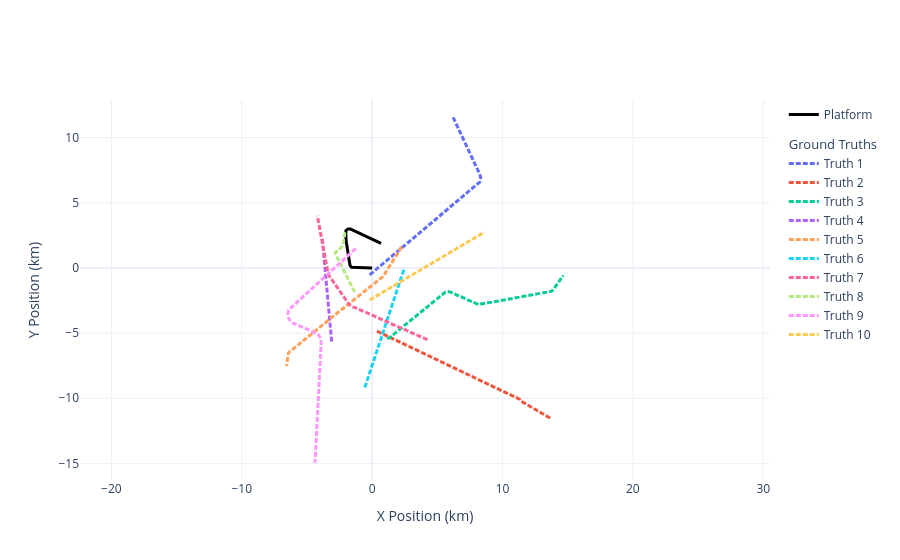

Notebook code for this chart:
### Markdown cell above
## Ground Truth Setup and Generation

We generate `num_targets` target trajectories, each with random piecewise maneuvers and independent signal metadata.

Cartesian truths are then converted to relative-bearing truths for BTR overlays, and `plot_world` is used to inspect geometry.

### Code cell
from nereus.plotter import plot_world

target_truths = []
relative_bearing_truths = []
target_signal_metadata = []

default_straight_model = CombinedLinearGaussianTransitionModel(
    [ConstantVelocity(0.0), ConstantVelocity(0.0), ConstantVelocity(0.0)]
)

for _ in range(num_targets):
    target_start_vector = random_start_vector(x_lim, (-10.5, 10.5), y_lim, (-10.5, 10.5))
    maneuver_models, maneuver_durations = generate_random_manoeuvres(
        total_duration_s=total_duration_s,
        timestep_s=time_interval.total_seconds(),
        min_leg_duration_s=60.0,
        max_leg_duration_s=300.0,
        maneuver_prob=0.20,
    )

    if not maneuver_models:
        maneuver_models = [default_straight_model]
        maneuver_durations = [timedelta(seconds=total_duration_s)]

    metadata = {
        "position_mapping": [0, 2, 4],
        "velocity_mapping": [1, 3, 5],
        "amplitudes_upa": 10 ** (np.random.uniform(87, 102, 4) / 20),
        "frequencies_hz": np.random.uniform(25.0, 200.0, 4),
        "phases_rad": np.random.uniform(0.0, 2.0 * np.pi, 4),
        "tonal_bandwidth_hz": np.random.uniform(0.5, 2.0),
        "noise_amplitude_upa": 10 ** (np.random.uniform(75, 85) / 20),
        "noise_spectral_exponent": -1.0,
    }
    target_signal_metadata.append(metadata)

    step_counts = [int(round(d.total_seconds() / time_interval.total_seconds()))
                   for d in maneuver_durations]
    cumulative_steps = np.cumsum([0] + step_counts)

    states = [GroundTruthState(target_start_vector, timestamp=start_time, metadata=metadata)]
    manoeuvre_idx = 0

    for i, timestamp in enumerate(timesteps[1:], start=1):
        while manoeuvre_idx + 1 < len(cumulative_steps) - 1 and \
            i >= cumulative_steps[manoeuvre_idx + 1]:
            manoeuvre_idx += 1

        transition_model = maneuver_models[min(manoeuvre_idx, len(maneuver_models) - 1)]
        dt = timestamp - states[-1].timestamp
        next_state_vector = transition_model.function(states[-1], noise=False, time_interval=dt)
        states.append(GroundTruthState(next_state_vector, timestamp=timestamp, metadata=metadata))

    truth_path = GroundTruthPath(states)
    target_truths.append(truth_path)

    bearing_states = []
    for state in truth_path:
        platform_state = platform.get_platform_state_at(state.timestamp)
        reference_xy = np.mean(platform_state.array.state_vector, axis=1)[:2]
        target_xy = np.array([float(state.state_vector[0]), float(state.state_vector[2])])
        relative_xy = target_xy - reference_xy
        bearing = np.arctan2(relative_xy[1], relative_xy[0])
        bearing_states.append(GroundTruthState(np.array([bearing]), timestamp=state.timestamp))

    relative_bearing_truths.append(GroundTruthPath(bearing_states))

plot_world(truths=target_truths, platform=platform).show()

### Figure 1 — Plotly figure (JSON) as saved in the notebook; plotly's stock layout.template omitted (floating-point values rounded to 4 significant figures; data arrays with more than 128 entries replaced by an {"elided": "..."} marker saying what was removed)
{"data": [{"legendgroup": "platform", "line": {"color": "black", "width": 3}, "mode": "lines", "name": "Platform", "type": "scatter", "x": {"elided": "300 float values"}, "y": {"elided": "300 float values"}}, {"legendgroup": "truths", "legendgrouptitle": {"text": "Ground Truths"}, "line": {"color": "#636EFA", "dash": "5px,2px", "width": 3}, "mode": "lines", "name": "Truth 1", "type": "scatter", "x": {"elided": "300 float values"}, "y": {"elided": "300 float values"}}, {"legendgroup": "truths", "line": {"color": "#EF553B", "dash": "5px,2px", "width": 3}, "mode": "lines", "name": "Truth 2", "type": "scatter", "x": {"elided": "300 float values"}, "y": {"elided": "300 float values"}}, {"legendgroup": "truths", "line": {"color": "#00CC96", "dash": "5px,2px", "width": 3}, "mode": "lines", "name": "Truth 3", "type": "scatter", "x": {"elided": "300 float values"}, "y": {"elided": "300 float values"}}, {"legendgroup": "truths", "line": {"color": "#AB63FA", "dash": "5px,2px", "width": 3}, "mode": "lines", "name": "Truth 4", "type": "scatter", "x": {"elided": "300 float values"}, "y": {"elided": "300 float values"}}, {"legendgroup": "truths", "line": {"color": "#FFA15A", "dash": "5px,2px", "width": 3}, "mode": "lines", "name": "Truth 5", "type": "scatter", "x": {"elided": "300 float values"}, "y": {"elided": "300 float values"}}, {"legendgroup": "truths", "line": {"color": "#19D3F3", "dash": "5px,2px", "width": 3}, "mode": "lines", "name": "Truth 6", "type": "scatter", "x": {"elided": "300 float values"}, "y": {"elided": "300 float values"}}, {"legendgroup": "truths", "line": {"color": "#FF6692", "dash": "5px,2px", "width": 3}, "mode": "lines", "name": "Truth 7", "type": "scatter", "x": {"elided": "300 float values"}, "y": {"elided": "300 float values"}}, {"legendgroup": "truths", "line": {"color": "#B6E880", "dash": "5px,2px", "width": 3}, "mode": "lines", "name": "Truth 8", "type": "scatter", "x": {"elided": "300 float values"}, "y": {"elided": "300 float values"}}, {"legendgroup": "truths", "line": {"color": "#FF97FF", "dash": "5px,2px", "width": 3}, "mode": "lines", "name": "Truth 9", "type": "scatter", "x": {"elided": "300 float values"}, "y": {"elided": "300 float values"}}, {"legendgroup": "truths", "line": {"color": "#FECB52", "dash": "5px,2px", "width": 3}, "mode": "lines", "name": "Truth 10", "type": "scatter", "x": {"elided": "300 float values"}, "y": {"elided": "300 float values"}}], "layout": {"autosize": false, "colorway": ["#636EFA", "#EF553B", "#00CC96", "#AB63FA", "#FFA15A", "#19D3F3", "#FF6692", "#B6E880", "#FF97FF", "#FECB52"], "showlegend": true, "xaxis": {"range": [-10.52, 18.63], "title": {"text": "X Position (km)"}}, "yaxis": {"range": [-16.27, 12.88], "scaleanchor": "x", "scaleratio": 1, "title": {"text": "Y Position (km)"}}}}
